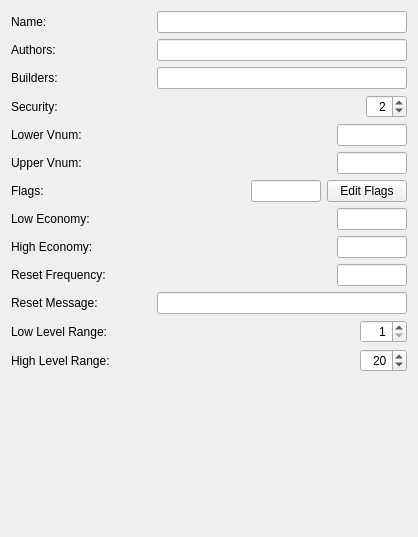
      <widget class="QWidget" name="areadata">
       <attribute name="title">
        <string>Area Data</string>
       </attribute>
       <layout class="QVBoxLayout" name="verticalLayout_2">
        <item>
         <layout class="QVBoxLayout" name="verticalLayout">
          <item>
           <layout class="QHBoxLayout" name="horizontalLayout">
            <item>
             <widget class="QLabel" name="label">
              <property name="sizePolicy">
               <sizepolicy hsizetype="Fixed" vsizetype="Preferred">
                <horstretch>0</horstretch>
                <verstretch>0</verstretch>
               </sizepolicy>
              </property>
              <property name="minimumSize">
               <size>
                <width>100</width>
                <height>0</height>
               </size>
              </property>
              <property name="text">
               <string>Name:</string>
              </property>
             </widget>
            </item>
            <item>
             <spacer name="horizontalSpacer_11">
              <property name="orientation">
               <enum>Qt::Horizontal</enum>
              </property>
              <property name="sizeHint" stdset="0">
               <size>
                <width>40</width>
                <height>20</height>
               </size>
              </property>
             </spacer>
            </item>
            <item>
             <widget class="QLineEdit" name="nameEdit">
              <property name="sizePolicy">
               <sizepolicy hsizetype="Preferred" vsizetype="Fixed">
                <horstretch>0</horstretch>
                <verstretch>0</verstretch>
               </sizepolicy>
              </property>
              <property name="minimumSize">
               <size>
                <width>250</width>
                <height>0</height>
               </size>
              </property>
              <property name="maximumSize">
               <size>
                <width>16777215</width>
                <height>16777215</height>
               </size>
              </property>
              <property name="baseSize">
               <size>
                <width>0</width>
                <height>0</height>
               </size>
              </property>
              <property name="focusPolicy">
               <enum>Qt::StrongFocus</enum>
              </property>
             </widget>
            </item>
           </layout>
          </item>
          <item>
           <layout class="QHBoxLayout" name="horizontalLayout_2">
            <item>
             <widget class="QLabel" name="label_2">
              <property name="sizePolicy">
               <sizepolicy hsizetype="Fixed" vsizetype="Preferred">
                <horstretch>0</horstretch>
                <verstretch>0</verstretch>
               </sizepolicy>
              </property>
              <property name="minimumSize">
               <size>
                <width>100</width>
                <height>0</height>
               </size>
              </property>
              <property name="maximumSize">
               <size>
                <width>16777215</width>
                <height>16777215</height>
               </size>
              </property>
              <property name="text">
               <string>Authors:</string>
              </property>
             </widget>
            </item>
            <item>
             <spacer name="horizontalSpacer_12">
              <property name="orientation">
               <enum>Qt::Horizontal</enum>
              </property>
              <property name="sizeHint" stdset="0">
               <size>
                <width>40</width>
                <height>20</height>
               </size>
              </property>
             </spacer>
            </item>
            <item>
             <widget class="QLineEdit" name="authorsEdit">
              <property name="sizePolicy">
               <sizepolicy hsizetype="Fixed" vsizetype="Fixed">
                <horstretch>0</horstretch>
                <verstretch>0</verstretch>
               </sizepolicy>
              </property>
              <property name="minimumSize">
               <size>
                <width>250</width>
                <height>0</height>
               </size>
              </property>
              <property name="maximumSize">
               <size>
                <width>16777215</width>
                <height>16777215</height>
               </size>
              </property>
              <property name="focusPolicy">
               <enum>Qt::StrongFocus</enum>
              </property>
             </widget>
            </item>
           </layout>
          </item>
          <item>
           <layout class="QHBoxLayout" name="horizontalLayout_3">
            <item>
             <widget class="QLabel" name="label_3">
              <property name="sizePolicy">
               <sizepolicy hsizetype="Fixed" vsizetype="Preferred">
                <horstretch>0</horstretch>
                <verstretch>0</verstretch>
               </sizepolicy>
              </property>
              <property name="minimumSize">
               <size>
                <width>100</width>
                <height>0</height>
               </size>
              </property>
              <property name="maximumSize">
               <size>
                <width>16777215</width>
                <height>16777215</height>
               </size>
              </property>
              <property name="text">
               <string>Builders:</string>
              </property>
             </widget>
            </item>
            <item>
             <spacer name="horizontalSpacer_13">
              <property name="orientation">
               <enum>Qt::Horizontal</enum>
              </property>
              <property name="sizeHint" stdset="0">
               <size>
                <width>40</width>
                <height>20</height>
               </size>
              </property>
             </spacer>
            </item>
            <item>
             <widget class="QLineEdit" name="buildersEdit">
              <property name="sizePolicy">
               <sizepolicy hsizetype="Fixed" vsizetype="Fixed">
                <horstretch>0</horstretch>
                <verstretch>0</verstretch>
               </sizepolicy>
              </property>
              <property name="minimumSize">
               <size>
                <width>250</width>
                <height>0</height>
               </size>
              </property>
              <property name="maximumSize">
               <size>
                <width>16777215</width>
                <height>16777215</height>
               </size>
              </property>
              <property name="focusPolicy">
               <enum>Qt::StrongFocus</enum>
              </property>
             </widget>
            </item>
           </layout>
          </item>
          <item>
           <layout class="QHBoxLayout" name="horizontalLayout_4">
            <item>
             <widget class="QLabel" name="label_4">
              <property name="sizePolicy">
               <sizepolicy hsizetype="Fixed" vsizetype="Preferred">
                <horstretch>0</horstretch>
                <verstretch>0</verstretch>
               </sizepolicy>
              </property>
              <property name="minimumSize">
               <size>
                <width>100</width>
                <height>0</height>
               </size>
              </property>
              <property name="maximumSize">
               <size>
                <width>16777215</width>
                <height>16777215</height>
               </size>
              </property>
              <property name="text">
               <string>Security:</string>
              </property>
             </widget>
            </item>
            <item>
             <spacer name="horizontalSpacer_7">
              <property name="orientation">
               <enum>Qt::Horizontal</enum>
              </property>
              <property name="sizeHint" stdset="0">
               <size>
                <width>40</width>
                <height>20</height>
               </size>
              </property>
             </spacer>
            </item>
            <item>
             <widget class="QSpinBox" name="securitySpinBox">
              <property name="sizePolicy">
               <sizepolicy hsizetype="Minimum" vsizetype="Fixed">
                <horstretch>0</horstretch>
                <verstretch>0</verstretch>
               </sizepolicy>
              </property>
              <property name="maximumSize">
               <size>
                <width>16777215</width>
                <height>16777215</height>
               </size>
              </property>
              <property name="focusPolicy">
               <enum>Qt::WheelFocus</enum>
              </property>
              <property name="alignment">
               <set>Qt::AlignRight|Qt::AlignVCenter</set>
              </property>
              <property name="maximum">
               <number>10</number>
              </property>
              <property name="value">
               <number>2</number>
              </property>
             </widget>
            </item>
           </layout>
          </item>
          <item>
           <layout class="QHBoxLayout" name="horizontalLayout_5">
            <item>
             <widget class="QLabel" name="label_5">
              <property name="sizePolicy">
               <sizepolicy hsizetype="Fixed" vsizetype="Preferred">
                <horstretch>0</horstretch>
                <verstretch>0</verstretch>
               </sizepolicy>
              </property>
              <property name="minimumSize">
               <size>
                <width>100</width>
                <height>0</height>
               </size>
              </property>
              <property name="maximumSize">
               <size>
                <width>16777215</width>
                <height>16777215</height>
               </size>
              </property>
              <property name="text">
               <string>Lower Vnum:</string>
              </property>
             </widget>
            </item>
            <item>
             <spacer name="horizontalSpacer">
              <property name="orientation">
               <enum>Qt::Horizontal</enum>
              </property>
              <property name="sizeHint" stdset="0">
               <size>
                <width>40</width>
                <height>20</height>
               </size>
              </property>
             </spacer>
            </item>
            <item>
             <widget class="QLineEdit" name="lvnumEdit">
              <property name="minimumSize">
               <size>
                <width>70</width>
                <height>0</height>
               </size>
              </property>
              <property name="maximumSize">
               <size>
                <width>70</width>
                <height>16777215</height>
               </size>
              </property>
              <property name="focusPolicy">
               <enum>Qt::StrongFocus</enum>
              </property>
              <property name="alignment">
               <set>Qt::AlignRight|Qt::AlignVCenter</set>
              </property>
              <property name="readOnly">
               <bool>true</bool>
              </property>
             </widget>
            </item>
           </layout>
          </item>
          <item>
           <layout class="QHBoxLayout" name="horizontalLayout_6">
            <item>
             <widget class="QLabel" name="label_6">
              <property name="sizePolicy">
               <sizepolicy hsizetype="Preferred" vsizetype="Preferred">
                <horstretch>0</horstretch>
                <verstretch>0</verstretch>
               </sizepolicy>
              </property>
              <property name="minimumSize">
               <size>
                <width>100</width>
                <height>0</height>
               </size>
              </property>
              <property name="text">
               <string>Upper Vnum:</string>
              </property>
             </widget>
            </item>
            <item>
             <spacer name="horizontalSpacer_2">
              <property name="orientation">
               <enum>Qt::Horizontal</enum>
              </property>
              <property name="sizeHint" stdset="0">
               <size>
                <width>40</width>
                <height>20</height>
               </size>
              </property>
             </spacer>
            </item>
            <item>
             <widget class="QLineEdit" name="uvnumEdit">
              <property name="minimumSize">
               <size>
                <width>70</width>
                <height>0</height>
               </size>
              </property>
              <property name="maximumSize">
               <size>
                <width>70</width>
                <height>16777215</height>
               </size>
              </property>
              <property name="focusPolicy">
               <enum>Qt::StrongFocus</enum>
              </property>
              <property name="alignment">
               <set>Qt::AlignRight|Qt::AlignVCenter</set>
              </property>
              <property name="readOnly">
               <bool>true</bool>
              </property>
             </widget>
            </item>
           </layout>
          </item>
          <item>
           <layout class="QHBoxLayout" name="horizontalLayout_7">
            <item>
             <widget class="QLabel" name="label_7">
              <property name="sizePolicy">
               <sizepolicy hsizetype="Fixed" vsizetype="Preferred">
                <horstretch>0</horstretch>
                <verstretch>0</verstretch>
               </sizepolicy>
              </property>
              <property name="minimumSize">
               <size>
                <width>100</width>
                <height>0</height>
               </size>
              </property>
              <property name="maximumSize">
               <size>
                <width>16777215</width>
                <height>16777215</height>
               </size>
              </property>
              <property name="text">
               <string>Flags:</string>
              </property>
             </widget>
            </item>
            <item>
             <spacer name="horizontalSpacer_3">
              <property name="orientation">
               <enum>Qt::Horizontal</enum>
              </property>
              <property name="sizeHint" stdset="0">
               <size>
                <width>40</width>
                <height>20</height>
               </size>
              </property>
             </spacer>
            </item>
            <item>
             <widget class="QLineEdit" name="flagsEdit">
              <property name="sizePolicy">
               <sizepolicy hsizetype="Fixed" vsizetype="Fixed">
                <horstretch>0</horstretch>
                <verstretch>0</verstretch>
               </sizepolicy>
              </property>
              <property name="minimumSize">
               <size>
                <width>70</width>
                <height>0</height>
               </size>
              </property>
              <property name="maximumSize">
               <size>
                <width>70</width>
                <height>16777215</height>
               </size>
              </property>
              <property name="focusPolicy">
               <enum>Qt::StrongFocus</enum>
              </property>
              <property name="alignment">
               <set>Qt::AlignRight|Qt::AlignVCenter</set>
              </property>
             </widget>
            </item>
            <item>
             <widget class="QPushButton" name="flagsButton">
              <property name="sizePolicy">
               <sizepolicy hsizetype="Maximum" vsizetype="Fixed">
                <horstretch>0</horstretch>
                <verstretch>0</verstretch>
               </sizepolicy>
              </property>
              <property name="focusPolicy">
               <enum>Qt::StrongFocus</enum>
              </property>
              <property name="text">
               <string>Edit Flags</string>
              </property>
             </widget>
            </item>
           </layout>
          </item>
          <item>
           <layout class="QHBoxLayout" name="horizontalLayout_8">
            <item>
             <widget class="QLabel" name="label_8">
              <property name="sizePolicy">
               <sizepolicy hsizetype="Fixed" vsizetype="Preferred">
                <horstretch>0</horstretch>
                <verstretch>0</verstretch>
               </sizepolicy>
              </property>
              <property name="minimumSize">
               <size>
                <width>100</width>
                <height>0</height>
               </size>
              </property>
              <property name="maximumSize">
               <size>
                <width>16777215</width>
                <height>16777215</height>
               </size>
              </property>
              <property name="text">
               <string>Low Economy:</string>
              </property>
             </widget>
            </item>
            <item>
             <spacer name="horizontalSpacer_4">
              <property name="orientation">
               <enum>Qt::Horizontal</enum>
              </property>
              <property name="sizeHint" stdset="0">
               <size>
                <width>40</width>
                <height>20</height>
               </size>
              </property>
             </spacer>
            </item>
            <item>
             <widget class="QLineEdit" name="leconomyEdit">
              <property name="minimumSize">
               <size>
                <width>70</width>
                <height>0</height>
               </size>
              </property>
              <property name="maximumSize">
               <size>
                <width>70</width>
                <height>16777215</height>
               </size>
              </property>
              <property name="focusPolicy">
               <enum>Qt::StrongFocus</enum>
              </property>
              <property name="alignment">
               <set>Qt::AlignRight|Qt::AlignVCenter</set>
              </property>
             </widget>
            </item>
           </layout>
          </item>
          <item>
           <layout class="QHBoxLayout" name="horizontalLayout_9">
            <item>
             <widget class="QLabel" name="label_9">
              <property name="sizePolicy">
               <sizepolicy hsizetype="Preferred" vsizetype="Preferred">
                <horstretch>0</horstretch>
                <verstretch>0</verstretch>
               </sizepolicy>
              </property>
              <property name="minimumSize">
               <size>
                <width>100</width>
                <height>0</height>
               </size>
              </property>
              <property name="text">
               <string>High Economy:</string>
              </property>
             </widget>
            </item>
            <item>
             <spacer name="horizontalSpacer_6">
              <property name="orientation">
               <enum>Qt::Horizontal</enum>
              </property>
              <property name="sizeHint" stdset="0">
               <size>
                <width>40</width>
                <height>20</height>
               </size>
              </property>
             </spacer>
            </item>
            <item>
             <widget class="QLineEdit" name="heconomyEdit">
              <property name="minimumSize">
               <size>
                <width>70</width>
                <height>0</height>
               </size>
              </property>
              <property name="maximumSize">
               <size>
                <width>70</width>
                <height>16777215</height>
               </size>
              </property>
              <property name="focusPolicy">
               <enum>Qt::StrongFocus</enum>
              </property>
              <property name="alignment">
               <set>Qt::AlignRight|Qt::AlignVCenter</set>
              </property>
             </widget>
            </item>
           </layout>
          </item>
          <item>
           <layout class="QHBoxLayout" name="horizontalLayout_10">
            <item>
             <widget class="QLabel" name="label_11">
              <property name="sizePolicy">
               <sizepolicy hsizetype="Fixed" vsizetype="Preferred">
                <horstretch>0</horstretch>
                <verstretch>0</verstretch>
               </sizepolicy>
              </property>
              <property name="minimumSize">
               <size>
                <width>100</width>
                <height>0</height>
               </size>
              </property>
              <property name="maximumSize">
               <size>
                <width>16777215</width>
                <height>16777215</height>
               </size>
              </property>
              <property name="text">
               <string>Reset Frequency:</string>
              </property>
             </widget>
            </item>
            <item>
             <spacer name="horizontalSpacer_5">
              <property name="orientation">
               <enum>Qt::Horizontal</enum>
              </property>
              <property name="sizeHint" stdset="0">
               <size>
                <width>40</width>
                <height>20</height>
               </size>
              </property>
             </spacer>
            </item>
            <item>
             <widget class="QLineEdit" name="resetFreqEdit">
              <property name="minimumSize">
               <size>
                <width>70</width>
                <height>0</height>
               </size>
              </property>
              <property name="maximumSize">
               <size>
                <width>70</width>
                <height>16777215</height>
               </size>
              </property>
              <property name="focusPolicy">
               <enum>Qt::StrongFocus</enum>
              </property>
              <property name="alignment">
               <set>Qt::AlignRight|Qt::AlignVCenter</set>
              </property>
             </widget>
            </item>
           </layout>
          </item>
          <item>
           <layout class="QHBoxLayout" name="horizontalLayout_11">
            <item>
             <widget class="QLabel" name="label_10">
              <property name="sizePolicy">
               <sizepolicy hsizetype="Preferred" vsizetype="Preferred">
                <horstretch>0</horstretch>
                <verstretch>0</verstretch>
               </sizepolicy>
              </property>
              <property name="minimumSize">
               <size>
                <width>100</width>
                <height>0</height>
               </size>
              </property>
              <property name="text">
               <string>Reset Message:</string>
              </property>
             </widget>
            </item>
            <item>
             <spacer name="horizontalSpacer_10">
              <property name="orientation">
               <enum>Qt::Horizontal</enum>
              </property>
              <property name="sizeHint" stdset="0">
               <size>
                <width>40</width>
                <height>20</height>
               </size>
              </property>
             </spacer>
            </item>
            <item>
             <widget class="QLineEdit" name="resetMsgEdit">
              <property name="sizePolicy">
               <sizepolicy hsizetype="Expanding" vsizetype="Fixed">
                <horstretch>0</horstretch>
                <verstretch>0</verstretch>
               </sizepolicy>
              </property>
              <property name="minimumSize">
               <size>
                <width>250</width>
                <height>0</height>
               </size>
              </property>
              <property name="focusPolicy">
               <enum>Qt::StrongFocus</enum>
              </property>
             </widget>
            </item>
           </layout>
          </item>
          <item>
           <layout class="QHBoxLayout" name="horizontalLayout_12">
            <item>
             <widget class="QLabel" name="label_12">
              <property name="sizePolicy">
               <sizepolicy hsizetype="Fixed" vsizetype="Preferred">
                <horstretch>0</horstretch>
                <verstretch>0</verstretch>
               </sizepolicy>
              </property>
              <property name="minimumSize">
               <size>
                <width>100</width>
                <height>0</height>
               </size>
              </property>
              <property name="maximumSize">
               <size>
                <width>16777215</width>
                <height>16777215</height>
               </size>
              </property>
              <property name="text">
               <string>Low Level Range:</string>
              </property>
             </widget>
            </item>
            <item>
             <spacer name="horizontalSpacer_8">
              <property name="orientation">
               <enum>Qt::Horizontal</enum>
              </property>
              <property name="sizeHint" stdset="0">
               <size>
                <width>40</width>
                <height>20</height>
               </size>
              </property>
             </spacer>
            </item>
            <item>
             <widget class="QSpinBox" name="lrangeSpinBox">
              <property name="sizePolicy">
               <sizepolicy hsizetype="Minimum" vsizetype="Fixed">
                <horstretch>0</horstretch>
                <verstretch>0</verstretch>
               </sizepolicy>
              </property>
              <property name="maximumSize">
               <size>
                <width>16777215</width>
                <height>16777215</height>
               </size>
              </property>
              <property name="focusPolicy">
               <enum>Qt::WheelFocus</enum>
              </property>
              <property name="alignment">
               <set>Qt::AlignRight|Qt::AlignVCenter</set>
              </property>
              <property name="minimum">
               <number>1</number>
              </property>
              <property name="maximum">
               <number>105</number>
              </property>
              <property name="value">
               <number>1</number>
              </property>
             </widget>
            </item>
           </layout>
          </item>
          <item>
           <layout class="QHBoxLayout" name="horizontalLayout_13">
            <item>
             <widget class="QLabel" name="label_13">
              <property name="sizePolicy">
               <sizepolicy hsizetype="Preferred" vsizetype="Preferred">
                <horstretch>0</horstretch>
                <verstretch>0</verstretch>
               </sizepolicy>
              </property>
              <property name="minimumSize">
               <size>
                <width>100</width>
                <height>0</height>
               </size>
              </property>
              <property name="text">
               <string>High Level Range:</string>
              </property>
             </widget>
            </item>
            <item>
             <spacer name="horizontalSpacer_9">
              <property name="orientation">
               <enum>Qt::Horizontal</enum>
              </property>
              <property name="sizeHint" stdset="0">
               <size>
                <width>40</width>
                <height>20</height>
               </size>
              </property>
             </spacer>
            </item>
            <item>
             <widget class="QSpinBox" name="hrangeSpinBox">
              <property name="sizePolicy">
               <sizepolicy hsizetype="Minimum" vsizetype="Fixed">
                <horstretch>0</horstretch>
                <verstretch>0</verstretch>
               </sizepolicy>
              </property>
              <property name="maximumSize">
               <size>
                <width>16777215</width>
                <height>16777215</height>
               </size>
              </property>
              <property name="focusPolicy">
               <enum>Qt::WheelFocus</enum>
              </property>
              <property name="alignment">
               <set>Qt::AlignRight|Qt::AlignVCenter</set>
              </property>
              <property name="minimum">
               <number>1</number>
              </property>
              <property name="maximum">
               <number>105</number>
              </property>
              <property name="value">
               <number>20</number>
              </property>
             </widget>
            </item>
           </layout>
          </item>
         </layout>
        </item>
        <item>
         <spacer name="verticalSpacer">
          <property name="orientation">
           <enum>Qt::Vertical</enum>
          </property>
          <property name="sizeHint" stdset="0">
           <size>
            <width>20</width>
            <height>154</height>
           </size>
          </property>
         </spacer>
        </item>
       </layout>
      </widget>
